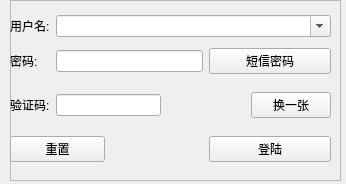
<?xml version="1.0" encoding="UTF-8"?>
<ui version="4.0">
 <class>IlnServiceForm</class>
 <widget class="QWidget" name="IlnServiceForm">
  <property name="geometry">
   <rect>
    <x>0</x>
    <y>0</y>
    <width>346</width>
    <height>184</height>
   </rect>
  </property>
  <property name="windowTitle">
   <string>爱辽宁服务中心</string>
  </property>
  <property name="windowIcon">
   <iconset resource="lnnunetworkhelper.qrc">
    <normaloff>:/LnnuNetworkHelper/Network.ico</normaloff>:/LnnuNetworkHelper/Network.ico</iconset>
  </property>
  <widget class="QFrame" name="iln_service_login_frame">
   <property name="geometry">
    <rect>
     <x>10</x>
     <y>0</y>
     <width>331</width>
     <height>181</height>
    </rect>
   </property>
   <property name="frameShape">
    <enum>QFrame::StyledPanel</enum>
   </property>
   <property name="frameShadow">
    <enum>QFrame::Raised</enum>
   </property>
   <widget class="QWidget" name="layoutWidget">
    <property name="geometry">
     <rect>
      <x>0</x>
      <y>10</y>
      <width>321</width>
      <height>161</height>
     </rect>
    </property>
    <layout class="QGridLayout" name="gridLayout">
     <item row="0" column="0">
      <widget class="QLabel" name="label">
       <property name="text">
        <string>用户名:</string>
       </property>
      </widget>
     </item>
     <item row="0" column="1" colspan="5">
      <widget class="QComboBox" name="iln_service_user_cb">
       <property name="editable">
        <bool>true</bool>
       </property>
      </widget>
     </item>
     <item row="1" column="0">
      <widget class="QLabel" name="label_2">
       <property name="text">
        <string>密码:</string>
       </property>
      </widget>
     </item>
     <item row="1" column="1" colspan="3">
      <widget class="QLineEdit" name="iln_service_password_le">
       <property name="echoMode">
        <enum>QLineEdit::Password</enum>
       </property>
      </widget>
     </item>
     <item row="1" column="4" colspan="2">
      <widget class="QPushButton" name="iln_service_sms_pb">
       <property name="text">
        <string>短信密码</string>
       </property>
      </widget>
     </item>
     <item row="2" column="0">
      <widget class="QLabel" name="label_3">
       <property name="text">
        <string>验证码:</string>
       </property>
      </widget>
     </item>
     <item row="2" column="1" colspan="2">
      <widget class="QLineEdit" name="iln_service_vcode_le"/>
     </item>
     <item row="2" column="3" colspan="2">
      <widget class="QLabel" name="iln_service_vcodepic_la">
       <property name="minimumSize">
        <size>
         <width>78</width>
         <height>40</height>
        </size>
       </property>
       <property name="text">
        <string/>
       </property>
      </widget>
     </item>
     <item row="2" column="5">
      <widget class="QPushButton" name="iln_service_getpic_pb">
       <property name="text">
        <string>换一张</string>
       </property>
      </widget>
     </item>
     <item row="3" column="0" colspan="2">
      <widget class="QPushButton" name="iln_service_reset_pb">
       <property name="text">
        <string>重置</string>
       </property>
      </widget>
     </item>
     <item row="3" column="2" colspan="2" alignment="Qt::AlignHCenter">
      <widget class="QLabel" name="iln_service_state_la">
       <property name="text">
        <string/>
       </property>
      </widget>
     </item>
     <item row="3" column="4" colspan="2">
      <widget class="QPushButton" name="iln_service_login_pb">
       <property name="text">
        <string>登陆</string>
       </property>
      </widget>
     </item>
    </layout>
   </widget>
  </widget>
  <widget class="QFrame" name="iln_service_info_frame">
   <property name="geometry">
    <rect>
     <x>10</x>
     <y>240</y>
     <width>331</width>
     <height>181</height>
    </rect>
   </property>
   <property name="frameShape">
    <enum>QFrame::StyledPanel</enum>
   </property>
   <property name="frameShadow">
    <enum>QFrame::Raised</enum>
   </property>
   <widget class="QTabWidget" name="tabWidget">
    <property name="geometry">
     <rect>
      <x>10</x>
      <y>10</y>
      <width>311</width>
      <height>161</height>
     </rect>
    </property>
    <property name="tabPosition">
     <enum>QTabWidget::North</enum>
    </property>
    <property name="currentIndex">
     <number>0</number>
    </property>
    <widget class="QWidget" name="tab">
     <attribute name="title">
      <string>我的业务</string>
     </attribute>
     <widget class="QWidget" name="layoutWidget_6">
      <property name="geometry">
       <rect>
        <x>10</x>
        <y>10</y>
        <width>291</width>
        <height>121</height>
       </rect>
      </property>
      <layout class="QGridLayout" name="gridLayout_7">
       <item row="0" column="0">
        <widget class="QLabel" name="label_28">
         <property name="text">
          <string>套餐:</string>
         </property>
        </widget>
       </item>
       <item row="1" column="0">
        <widget class="QLabel" name="label_29">
         <property name="text">
          <string>帐号:</string>
         </property>
        </widget>
       </item>
       <item row="3" column="0">
        <widget class="QLabel" name="label_30">
         <property name="text">
          <string>金额:</string>
         </property>
        </widget>
       </item>
       <item row="3" column="1" colspan="2">
        <widget class="QLabel" name="iln_price_label">
         <property name="text">
          <string/>
         </property>
        </widget>
       </item>
       <item row="3" column="3">
        <widget class="QLabel" name="label_31">
         <property name="text">
          <string>时长:</string>
         </property>
        </widget>
       </item>
       <item row="3" column="4" colspan="2">
        <widget class="QLabel" name="iln_offerHour_label">
         <property name="text">
          <string/>
         </property>
        </widget>
       </item>
       <item row="4" column="3">
        <widget class="QLabel" name="label_32">
         <property name="text">
          <string>剩余时长:</string>
         </property>
        </widget>
       </item>
       <item row="4" column="4" colspan="2">
        <widget class="QLabel" name="iln_freeTime_label">
         <property name="text">
          <string/>
         </property>
        </widget>
       </item>
       <item row="0" column="1" colspan="3">
        <widget class="QComboBox" name="iln_card_comboBox"/>
       </item>
       <item row="1" column="1" colspan="3">
        <widget class="QLabel" name="iln_username_label">
         <property name="text">
          <string/>
         </property>
        </widget>
       </item>
       <item row="2" column="3">
        <widget class="QLabel" name="label_33">
         <property name="text">
          <string>失效时间:</string>
         </property>
        </widget>
       </item>
       <item row="2" column="4" colspan="2">
        <widget class="QLabel" name="iln_expTime_label">
         <property name="text">
          <string/>
         </property>
        </widget>
       </item>
       <item row="4" column="0">
        <widget class="QLabel" name="label_34">
         <property name="text">
          <string>已用时长:</string>
         </property>
        </widget>
       </item>
       <item row="4" column="1" colspan="2">
        <widget class="QLabel" name="iln_accuTime_label">
         <property name="text">
          <string/>
         </property>
        </widget>
       </item>
       <item row="2" column="0">
        <widget class="QLabel" name="label_35">
         <property name="text">
          <string>生效时间:</string>
         </property>
        </widget>
       </item>
       <item row="2" column="1" colspan="2">
        <widget class="QLabel" name="iln_effTime_label">
         <property name="text">
          <string/>
         </property>
        </widget>
       </item>
       <item row="0" column="4" alignment="Qt::AlignHCenter">
        <widget class="QCheckBox" name="iln_nowcard_checkBox">
         <property name="text">
          <string/>
         </property>
        </widget>
       </item>
       <item row="0" column="5" alignment="Qt::AlignHCenter">
        <widget class="QLabel" name="iln_leftPercent_label">
         <property name="text">
          <string/>
         </property>
        </widget>
       </item>
      </layout>
     </widget>
    </widget>
    <widget class="QWidget" name="tab_3">
     <attribute name="title">
      <string>强制下线</string>
     </attribute>
     <widget class="QPushButton" name="iln_service_forcelogout_pb">
      <property name="geometry">
       <rect>
        <x>110</x>
        <y>60</y>
        <width>91</width>
        <height>23</height>
       </rect>
      </property>
      <property name="text">
       <string>确认强制下线</string>
      </property>
     </widget>
    </widget>
   </widget>
  </widget>
 </widget>
 <tabstops>
  <tabstop>iln_service_login_pb</tabstop>
  <tabstop>iln_service_user_cb</tabstop>
  <tabstop>iln_service_password_le</tabstop>
  <tabstop>iln_service_sms_pb</tabstop>
  <tabstop>iln_service_vcode_le</tabstop>
  <tabstop>iln_service_getpic_pb</tabstop>
  <tabstop>iln_service_reset_pb</tabstop>
  <tabstop>tabWidget</tabstop>
  <tabstop>iln_card_comboBox</tabstop>
  <tabstop>iln_nowcard_checkBox</tabstop>
  <tabstop>iln_service_forcelogout_pb</tabstop>
 </tabstops>
 <resources>
  <include location="lnnunetworkhelper.qrc"/>
 </resources>
 <connections/>
</ui>
